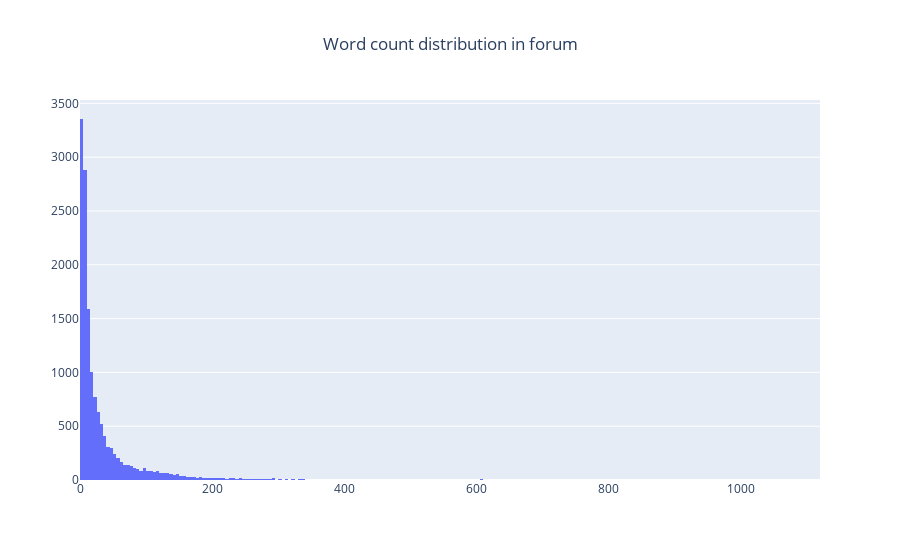

Notebook code for this chart:
### Markdown cell above
Luckily there wasn't much to get rid of. Now let's continue:

### Code cell
import plotly.graph_objects as go


def word_count_distr_graph(word_counts, title):
    # Plot
    fig = go.Figure(data=[go.Histogram(x=word_counts)])
    # add a title to center above the chart
    fig.update_layout(title_text=title, title_x=0.5)
    fig.show()

word_count_distr_graph(word_counts_text, 'Word count distribution in forum')

### Figure 1 — Plotly figure (JSON) as saved in the notebook; plotly's stock layout.template omitted (floating-point values rounded to 4 significant figures; data arrays with more than 128 entries replaced by an {"elided": "..."} marker saying what was removed)
{"data": [{"type": "histogram", "x": {"elided": "14504 int values"}}], "layout": {"title": {"text": "Word count distribution in forum", "x": 0.5}}}
